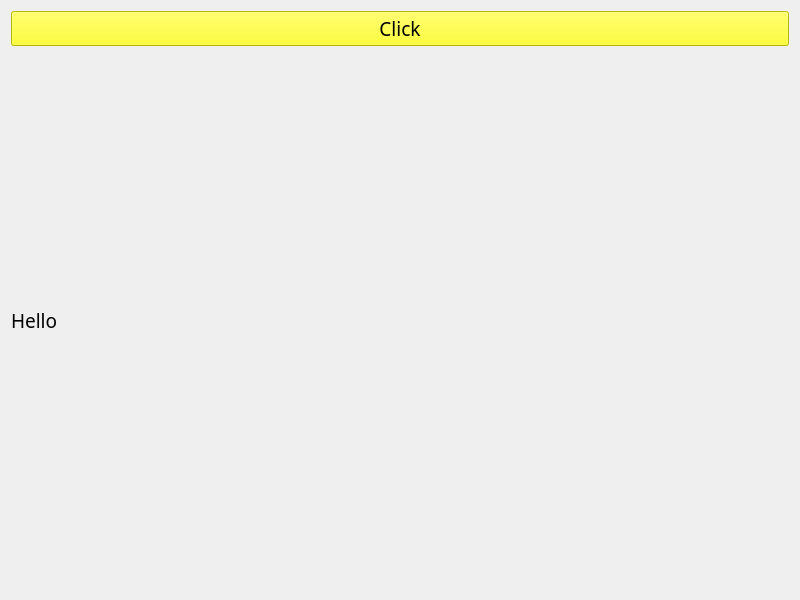
<?xml version="1.0" encoding="UTF-8"?>
<ui version="4.0">
 <class>Widget</class>
 <widget class="QWidget" name="Widget">
  <property name="geometry">
   <rect>
    <x>0</x>
    <y>0</y>
    <width>800</width>
    <height>600</height>
   </rect>
  </property>
  <property name="font">
   <font>
    <family>Segoe Script</family>
    <pointsize>14</pointsize>
    <italic>false</italic>
    <bold>false</bold>
   </font>
  </property>
  <property name="windowTitle">
   <string>Widget</string>
  </property>
  <property name="styleSheet">
   <string notr="true">font: 14pt &quot;Segoe Script&quot;;</string>
  </property>
  <layout class="QVBoxLayout" name="verticalLayout">
   <item>
    <widget class="QPushButton" name="pushButton">
     <property name="font">
      <font>
       <family>Segoe Script</family>
       <pointsize>14</pointsize>
       <italic>false</italic>
       <bold>false</bold>
      </font>
     </property>
     <property name="autoFillBackground">
      <bool>false</bool>
     </property>
     <property name="styleSheet">
      <string notr="true">background-color: rgb(255, 255, 0);</string>
     </property>
     <property name="text">
      <string>Click</string>
     </property>
     <property name="icon">
      <iconset resource="res.qrc">
       <normaloff>:/images/qt.png</normaloff>:/images/qt.png</iconset>
     </property>
     <property name="iconSize">
      <size>
       <width>30</width>
       <height>30</height>
      </size>
     </property>
    </widget>
   </item>
   <item>
    <widget class="QLabel" name="label">
     <property name="font">
      <font>
       <family>Segoe Script</family>
       <pointsize>14</pointsize>
       <italic>false</italic>
       <bold>false</bold>
      </font>
     </property>
     <property name="text">
      <string>&lt;html&gt;&lt;head/&gt;&lt;body&gt;&lt;p&gt;Hello&lt;/p&gt;&lt;/body&gt;&lt;/html&gt;</string>
     </property>
     <property name="textFormat">
      <enum>Qt::AutoText</enum>
     </property>
    </widget>
   </item>
  </layout>
 </widget>
 <resources>
  <include location="res.qrc"/>
 </resources>
 <connections/>
</ui>
